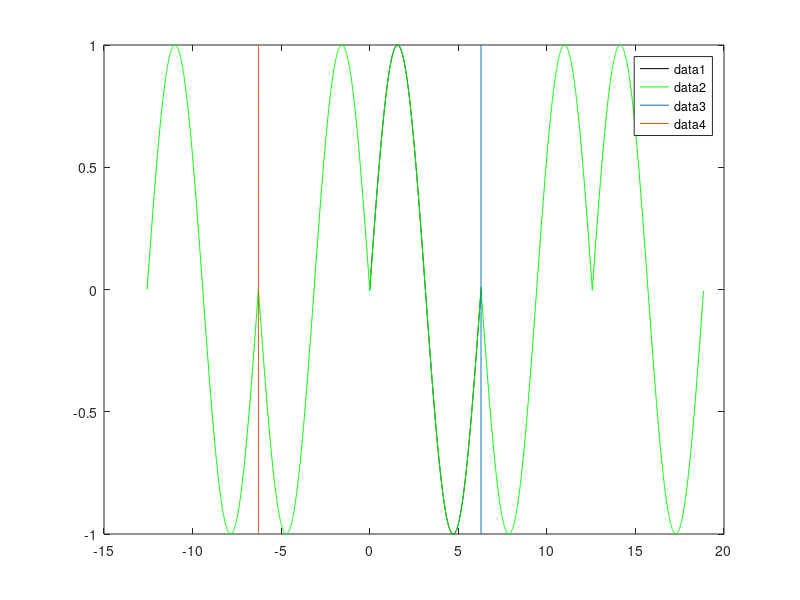

Write MATLAB code to recreate this figure.
x=0:0.01:2*pi;
y=sin(x);
xext= -4*pi:0.01:6*pi;
yext= [sin(xext(1:floor(2*pi/0.01))), -sin(xext(ceil(2*pi/0.01):floor(4*pi/0.01))),...
    sin(xext(ceil(4*pi/0.01):floor(6*pi/0.01))), -sin(xext(ceil(6*pi/0.01):floor(8*pi/0.01))), sin(xext(ceil(8*pi/0.01):ceil(10*pi/0.01)))];
z=ones(1, 201)*2*pi;
figure
plot(x,y, 'k')
%here adjust width of the line
hold on
plot(xext, yext, 'g')
legend
plot(z, -1:0.01:1)
plot(-z, -1:0.01:1)